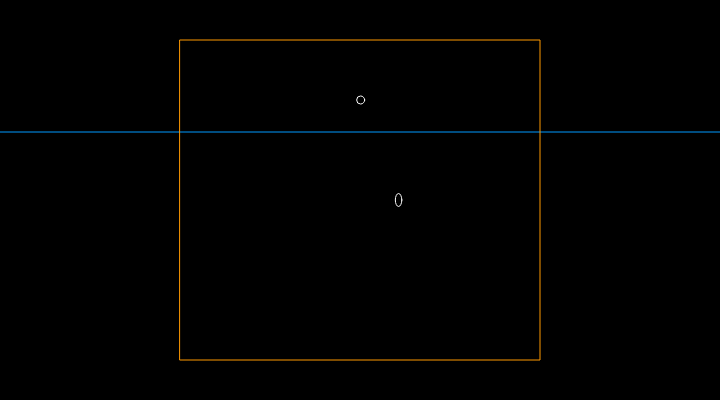
Frame 1 (no input)
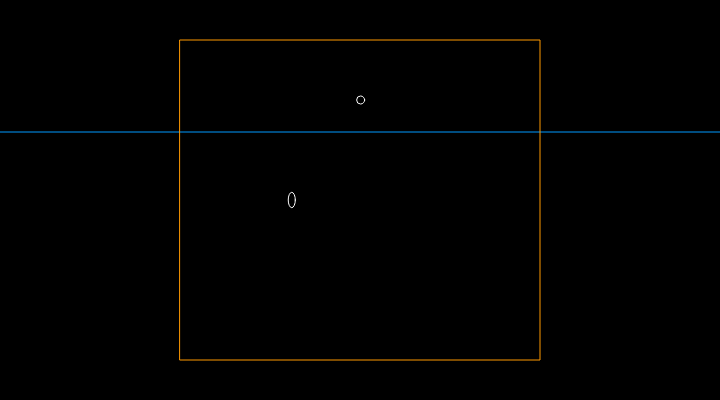
Frame 60 (no input)
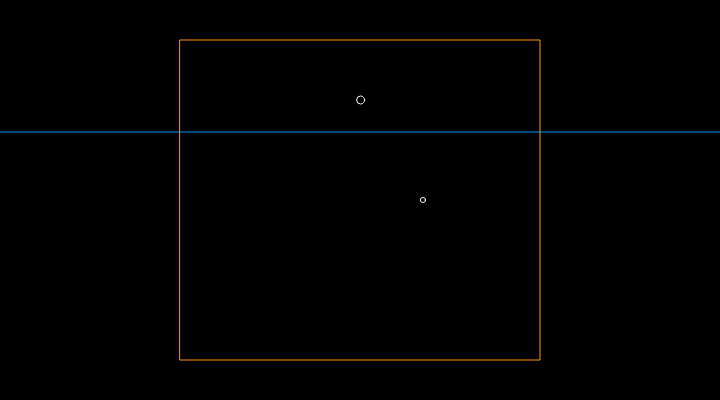
Frame 120 (the mouse pressed at the canvas centre since frame 60)

The p5.js sketch that drew these frames (run headless with seeded random() and noise() and a simulated clock; from frame 60 on, the mouse is pressed at the canvas centre):

// p5.js sketch
// ── sketch.js
function setup(){
	
	createCanvas(720, 400);

}

function draw(){

	background(0);
	noFill();

	stroke(255);
	//point(width/2, height/4);
	//point(width/2, height/2);
	ellipse(width/2 + random(-width/8, width/8), height/2, random(4, 16), random(4, 16));
	ellipse(width/2 + noise(random(255)), height/4, 8, 8);

	stroke(0, 153, 255);
	line(0, height * 0.33, width, height *0.33);

	stroke(255, 153, 0);
	rect(width*0.25, height * 0.1, width *0.5, height *0.8);


}
